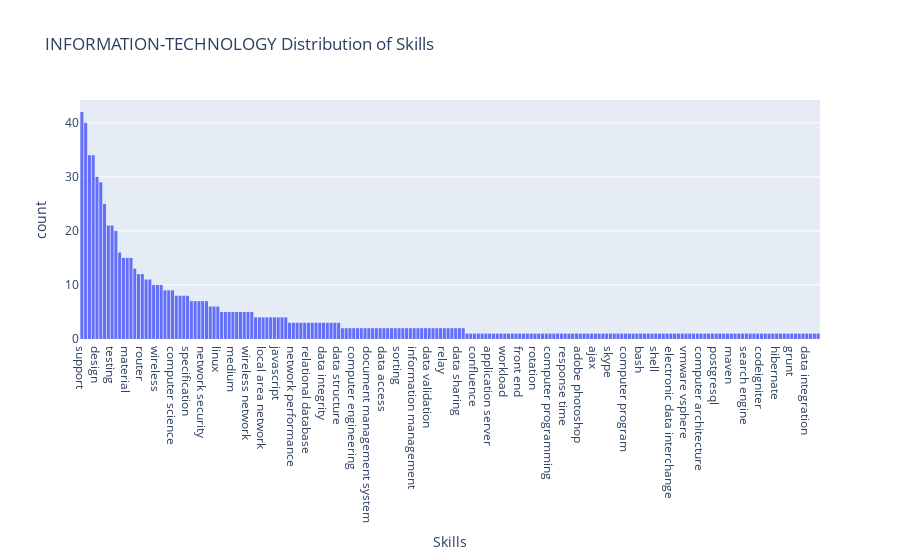

Source (notebook cell):
### Code cell
fig = px.histogram(
    x=Total_skills,
    labels={"x": "Skills"},
    title=f"{Job_Category} Distribution of Skills",
).update_xaxes(categoryorder="total descending")
fig.show()

### Figure 1 — Plotly figure (JSON) as saved in the notebook; plotly's stock layout.template omitted (floating-point values rounded to 4 significant figures; data arrays with more than 128 entries replaced by an {"elided": "..."} marker saying what was removed)
{"data": [{"alignmentgroup": "True", "bingroup": "x", "hovertemplate": "Skills=%{x}<br>count=%{y}<extra></extra>", "legendgroup": "", "marker": {"color": "#636efa", "pattern": {"shape": ""}}, "name": "", "offsetgroup": "", "orientation": "v", "showlegend": false, "type": "histogram", "x": {"elided": "841 str values"}, "xaxis": "x", "yaxis": "y"}], "layout": {"barmode": "relative", "legend": {"tracegroupgap": 0}, "title": {"text": "INFORMATION-TECHNOLOGY Distribution of Skills"}, "xaxis": {"anchor": "y", "categoryorder": "total descending", "domain": [0, 1], "title": {"text": "Skills"}}, "yaxis": {"anchor": "x", "domain": [0, 1], "title": {"text": "count"}}}}
